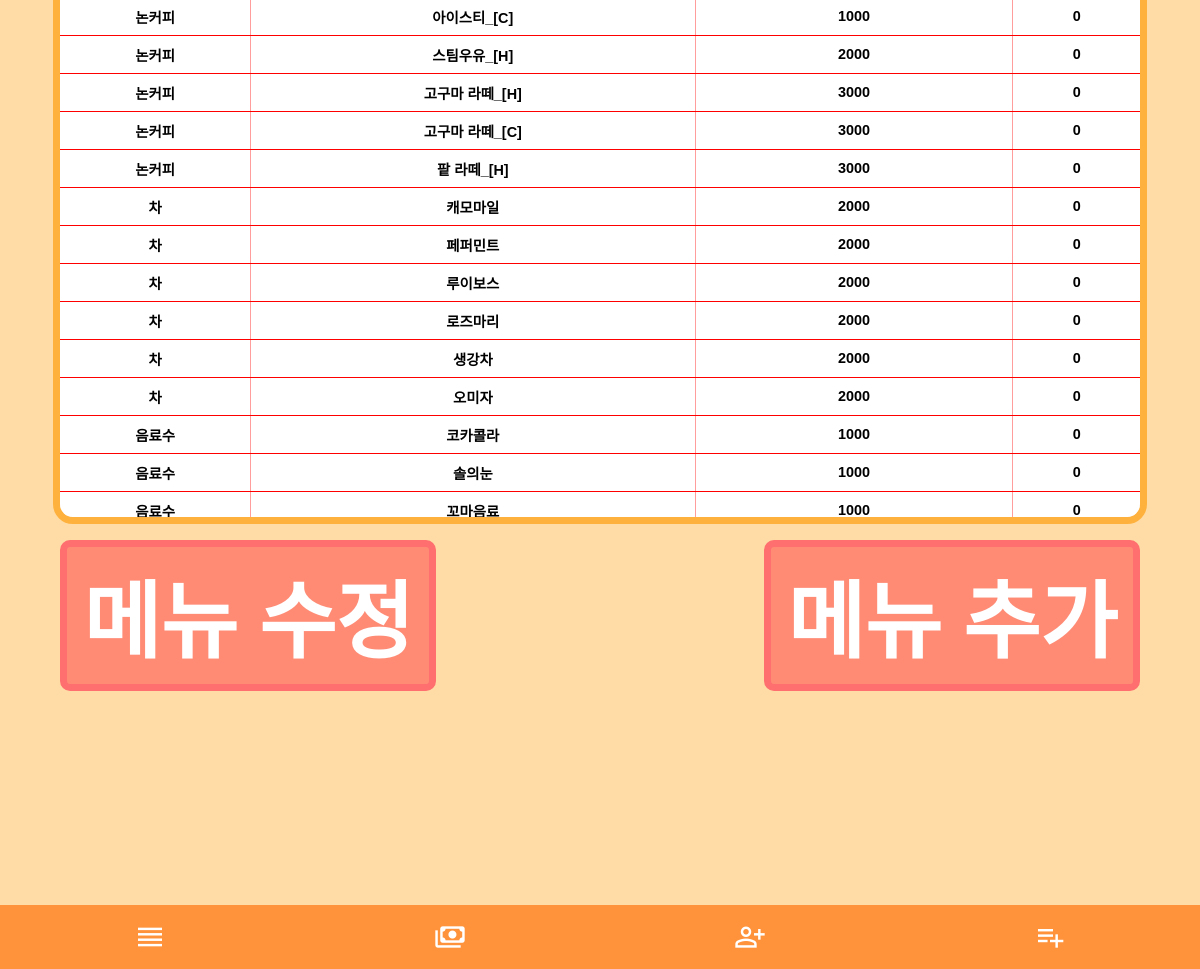
The app's page /Menu_list/ (lower part), older data.
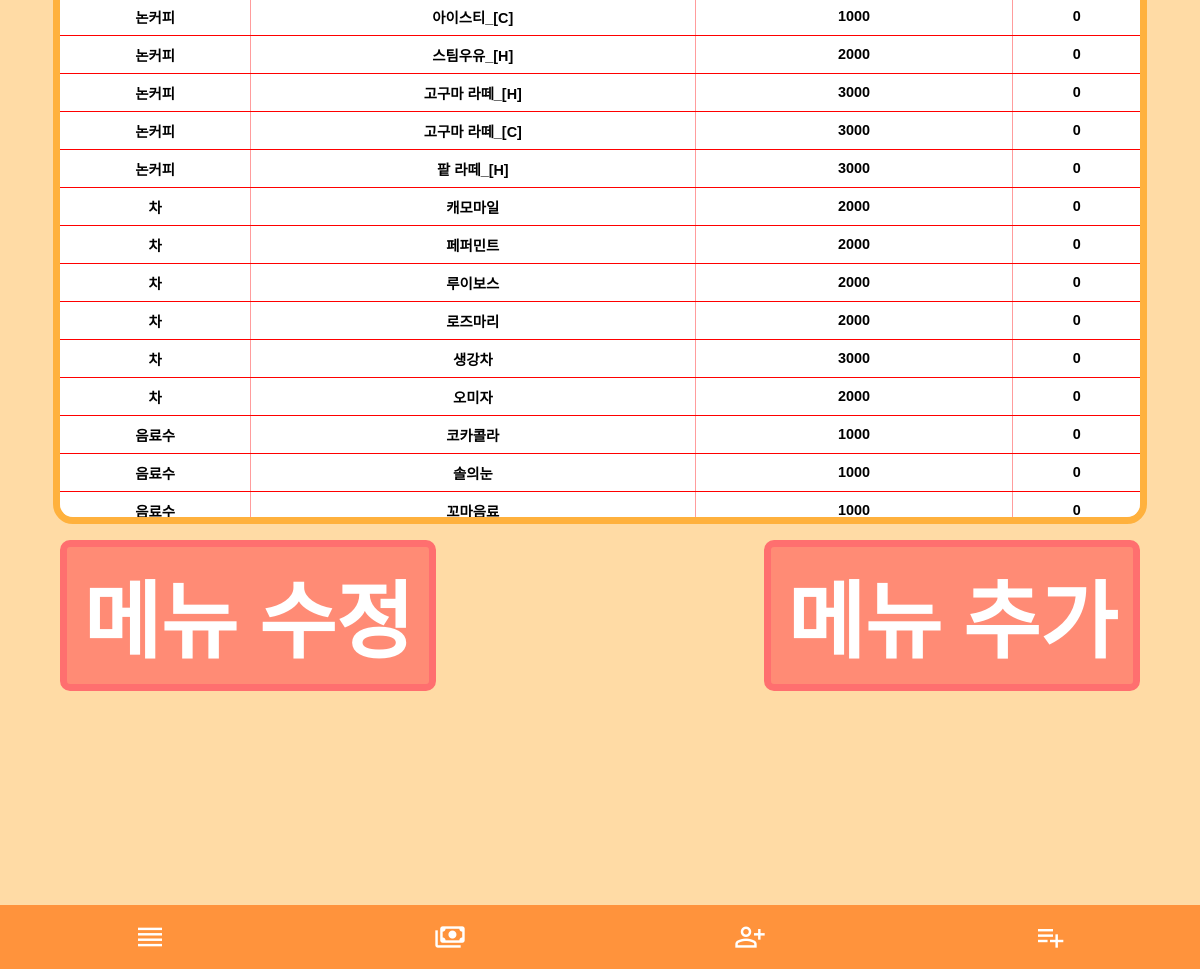
The same page, newer data.
### main/models.py (models this page shows, shortened)
class CafeMenu(models.Model):
    category = models.CharField(max_length=255)
    deg = models.CharField(max_length=255)
    en = models.CharField(max_length=255)
    name = models.CharField(max_length=255)
    price = models.DecimalField(max_digits=10, decimal_places=0)
    img = models.CharField(max_length=255)
    options = models.CharField(max_length=255, default='')
    shot = models.DecimalField(max_digits=10, decimal_places=0, null=True)
    deg_num = models.DecimalField(max_digits=10, decimal_places=0, null=True)

### main/views.py (the view)
# urls.py: path('Menu_list/', MenuList.as_view()),
class MenuList(APIView):
    def get(self, request):
        today = timezone.now().date()
        menu_list = CafeMenu.objects.all().order_by('id')
        cafeoption = CafeOption.objects.all()
        context = {
            'today': today,
            'menu_list': menu_list,
            'cafeoption': cafeoption,
        }
        return render(request, 'main/menu_list.html', context)

### templates/main/menu_list.html (shortened to what this page needs)
<!DOCTYPE html>
<html lang="en">
<head>
    {% load static %}
    {% load humanize %}
    <link rel="stylesheet" type="text/css" href="{% static 'menu_list/menu_list.css' %}">
</head>
<body>
<div class="menu-list-content">
    <div class="menu-list-container-view">
        <table>
            <tbody>
            {% for list in menu_list %}
            <tr>
                <td class="menu-category">
                    {{ list.category }}
                </td>
                <td class="menu-name">
                    {{ list.name }}
                </td>
                <td class="menu-price">
                    {{ list.price }}
                </td>
                <td class="menu-shot">
                    {{ list.shot }}
                </td>
            </tr>
            {% endfor %}
            </tbody>
        </table>
    </div>
    <div class="menu-main-select-btn">
        <div class="select-btn edit-btn" onclick="menu_edit()">메뉴 수정</div>
        <div class="select-btn add-btn" onclick="menu_add()">메뉴 추가</div>
    </div>
</div>
</body>
<footer>
    <a class="material-symbols-outlined footer-icon" href="/manager" style="text-decoration: none;">reorder</a>
    <a class="material-symbols-outlined footer-icon" href="/PointExamine">payments</a>
    <a class="material-symbols-outlined footer-icon" href="/Client_list">person_add</a>
    <a class="material-symbols-outlined footer-icon" href="/Menu_list">playlist_add</a>
</footer>
</html>

Row changes from the older to the newer data that the page shows:
changed CafeMenu "생강차": price "2000" → "3000"
